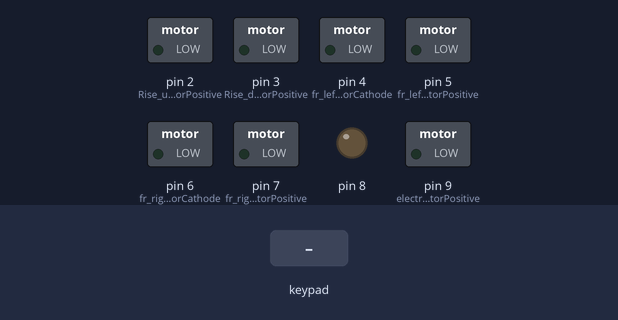
Bench run of a sketch on a simulated Arduino Uno, built with avr-gcc and run on an emulated ATmega328P. On the bench: switched loads named in the sketch (green lamp = pin HIGH), output pins drawn as LEDs (lit = HIGH). The test bench sets the inputs (shaded band). What the sketch prints to the serial monitor is not drawn.

Above: at 1.7 s.
1.8 s: key 'U' pressed
At 2.0 s:
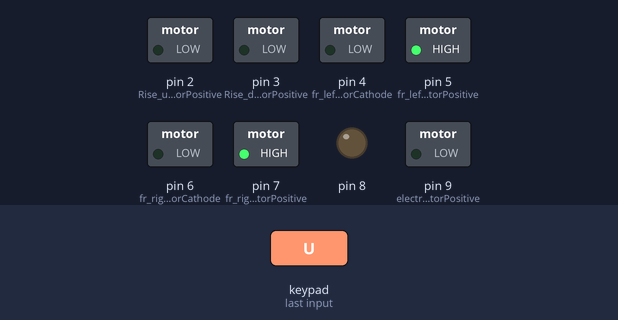
3.7 s: key 'D' pressed
At 3.91 s:
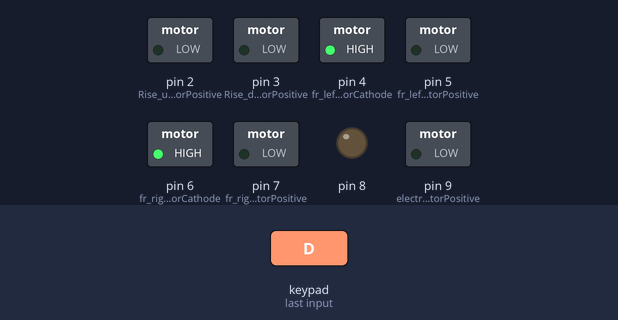
5.6 s: key 'R' pressed
At 5.8 s:
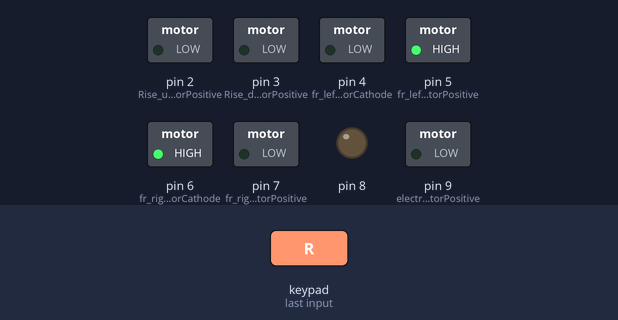
7.5 s: key 'X' pressed
At 7.7 s:
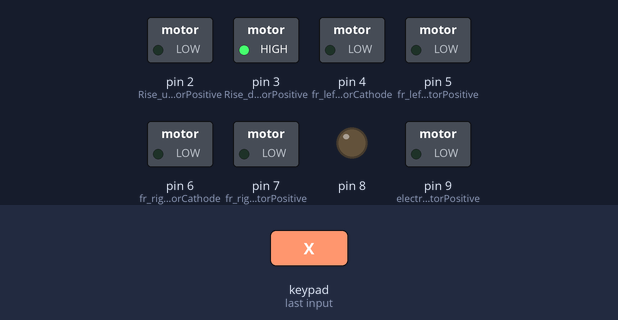
9.4 s: key 'S' pressed
At 10.6 s:
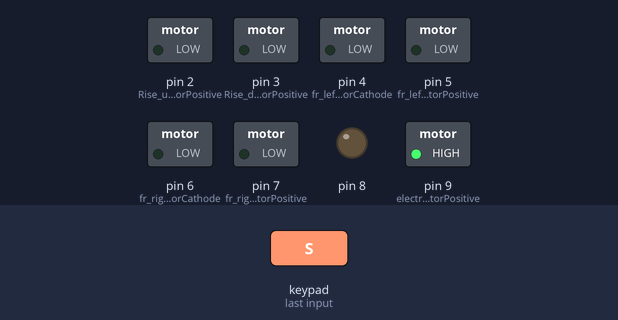
10.9 s: key 'T' pressed
At 11.11 s:
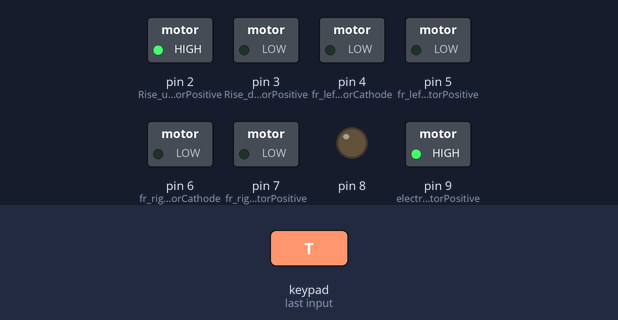
Timing chart, 0 to 13.8 s (numbered marks = the images above; inputs shaded):
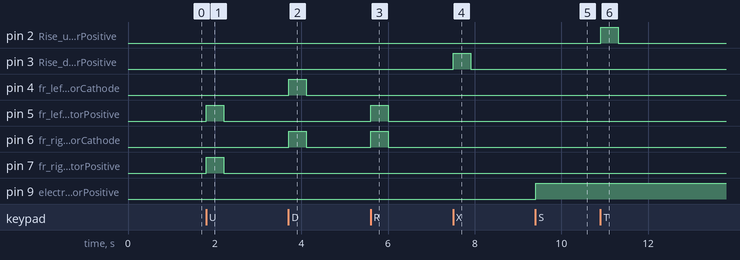

The sketch:

chache.ino
```cpp
/*
 Name:    chache
 Created: 2018/10/17 14:47:53
 Author:  huang
*/

#include <Wire.h>
#include <PS2X_lib.h>       //PS2ÊÖ±ú
PS2X ps2x;
	   //////////PS2Òý½Å//////////////////Ò»¹²4¸öÐÅºÅÒý½Å
#define PS2_DAT        10  // DI
#define PS2_CMD        11  //  DO
#define PS2_SEL        12   //CS
#define PS2_CLK        13  //CLK

#define fr_left_motorPositive 5
#define fr_left_motorCathode 4
#define fr_right_motorPositive 7
#define fr_right_motorCathode 6
#define Rise_up_motorPositive 2
#define Rise_down_motorPositive 3
#define electromagnet_motorPositive 9

int turn_speed = 255;  //±ØÐë´óÓÚ180£¬·ñÔòÂí´ï´ø²»¶¯
unsigned char servo, PS2_LY, PS2_LX, PS2_RY, PS2_RX, PS2_KEY;  //¶¨ÒåÏà¹ØµÄ±äÁ¿
void(*resetFunc) (void) = 0;// Reset func

void setup() {
	char error;
	Serial.begin(115200);        //¿ªÆô´®¿Ú
	delay(500);
	error = ps2x.config_gamepad(PS2_CLK, PS2_CMD, PS2_SEL, PS2_DAT, false, false);//PS2¿ØÖÆ
	pinMode(fr_left_motorPositive, OUTPUT);
	pinMode(fr_left_motorCathode, OUTPUT);
	pinMode(fr_right_motorPositive, OUTPUT);
	pinMode(fr_right_motorCathode, OUTPUT);
	pinMode(Rise_up_motorPositive, OUTPUT);
	pinMode(Rise_up_motorPositive, OUTPUT);
	pinMode(electromagnet_motorPositive, OUTPUT);
}


void loop()
{
	ps2x.read_gamepad(true, 1); //¶ÁPS2°´¼ü ÏÂÃæ¼¸ÐÐÊÇ¶ÁXY×ø±ê
	PS2_LX = ps2x.Analog(PSS_LX);
	PS2_LY = ps2x.Analog(PSS_LY);
	PS2_RX = ps2x.Analog(PSS_RX);
	PS2_RY = ps2x.Analog(PSS_RY);
	ps2_read_motor();
	motor_speed();
	//car_run();
	electromagnet_run();
	PS2_button_car();
	delay(10);
}

//µç´ÅÌú
void electromagnet_run() {
	if (ps2x.Button(PSB_SQUARE))
	{
		analogWrite(electromagnet_motorPositive, 255);
		analogWrite(8, 0);
		Serial.println("electromagnet_run!");
	}
	else if (ps2x.Button(PSB_CIRCLE))
	{
		analogWrite(electromagnet_motorPositive, 0);
		analogWrite(8, 0);
		Serial.println("electromagnet_stop!");
	}
}

void PS2_button_car() {
	if (ps2x.Button(PSB_PAD_DOWN))
	{
		analogWrite(fr_left_motorPositive, 0);
		analogWrite(fr_left_motorCathode, turn_speed);
		analogWrite(fr_right_motorPositive, 0);
		analogWrite(fr_right_motorCathode, turn_speed);
		Serial.println("car up!");
	}
	else if (ps2x.Button(PSB_PAD_UP))
	{
		analogWrite(fr_left_motorPositive, turn_speed);
		analogWrite(fr_left_motorCathode, 0);
		analogWrite(fr_right_motorPositive, turn_speed);
		analogWrite(fr_right_motorCathode, 0);
		Serial.println("car down!");
	}
	else if (ps2x.Button(PSB_PAD_LEFT))
	{
		analogWrite(fr_left_motorPositive, 0);
		analogWrite(fr_left_motorCathode, turn_speed);
		analogWrite(fr_right_motorPositive, turn_speed);
		analogWrite(fr_right_motorCathode, 0);
		Serial.println("car rihgt!");
	}
	else if (ps2x.Button(PSB_PAD_RIGHT))
	{
		analogWrite(fr_left_motorPositive, turn_speed);
		analogWrite(fr_left_motorCathode, 0);
		analogWrite(fr_right_motorPositive, 0);
		analogWrite(fr_right_motorCathode, turn_speed);
		Serial.println("car left!");

	}
	else
	{
		analogWrite(fr_left_motorPositive, 0);
		analogWrite(fr_left_motorCathode, 0);
		analogWrite(fr_right_motorPositive, 0);
		analogWrite(fr_right_motorCathode, 0);
		Serial.println("car rihgt!");
	}
}

void car_run() {
	if (PS2_LY < 125 && PS2_LX < 125) //×óÇ°ÐÐ  OK
	{
		int trun1 = 2 * (128 - PS2_LX);
		analogWrite(fr_left_motorPositive, turn_speed);
		analogWrite(fr_left_motorCathode, 0);
		analogWrite(fr_right_motorPositive, trun1);
		analogWrite(fr_right_motorCathode, 0);
		Serial.println("car left!");
	}
	else if (PS2_LY < 125 && PS2_LX>131)//ÓÒÇ°ÐÐ
	{
		int trun2 = 2 * (PS2_LX - 128);
		analogWrite(fr_left_motorPositive, trun2);
		analogWrite(fr_left_motorCathode, 0);
		analogWrite(fr_right_motorPositive, turn_speed);
		analogWrite(fr_right_motorCathode, 0);
		Serial.println("car rihgt!");
	}

	else if (PS2_LY > 131 && PS2_LX < 125)//×óºóÐÐ  OK
	{
		int trun3 = 2 * (128 - PS2_LX);
		analogWrite(fr_left_motorPositive, 0);
		analogWrite(fr_left_motorCathode, trun3);
		analogWrite(fr_right_motorPositive, 0);
		analogWrite(fr_right_motorCathode, turn_speed);
		Serial.println("car back left!");

	}
	else if (PS2_LY > 131 && PS2_LX > 131)
	{
		int trun4 = 2 * (PS2_LY - 128);  //ÓÒºóÐÐ   OK
		analogWrite(fr_left_motorPositive, 0);
		analogWrite(fr_left_motorCathode, turn_speed);
		analogWrite(fr_right_motorPositive, 0);
		analogWrite(fr_right_motorCathode, trun4);
		Serial.println("car back right!");
	}
	else if (PS2_LY <= 125 && (PS2_LX >= 125 && PS2_LX <= 131))  //Ç°Ö±ÐÐOK
	{
		analogWrite(fr_left_motorPositive, turn_speed);
		analogWrite(fr_left_motorCathode, 0);
		analogWrite(fr_right_motorPositive, turn_speed);
		analogWrite(fr_right_motorCathode, 0);
		Serial.println("car up!");
	}
	else if (PS2_LY >= 131 && (PS2_LX >= 125 && PS2_LX <= 131))  //ºóÖ±ÐÐ OK
	{
		analogWrite(fr_left_motorPositive, 0);
		analogWrite(fr_left_motorCathode, turn_speed);
		analogWrite(fr_right_motorPositive, 0);
		analogWrite(fr_right_motorCathode, turn_speed);
		Serial.println("car down!");
	}
	else {
		analogWrite(fr_left_motorPositive, 0);
		analogWrite(fr_left_motorCathode, 0);
		analogWrite(fr_right_motorPositive, 0);
		analogWrite(fr_right_motorCathode, 0);
		Serial.println("car STOP!");
	}
}

//Éý½µÂí´ï
void ps2_read_motor() {
	if (ps2x.Button(PSB_TRIANGLE))
	{
		analogWrite(Rise_up_motorPositive, turn_speed);
		analogWrite(Rise_down_motorPositive, 0);
		Serial.println("Rise_up!");
	}
	else if (ps2x.Button(PSB_CROSS))
	{
		analogWrite(Rise_up_motorPositive, 0);
		analogWrite(Rise_down_motorPositive, turn_speed);
		Serial.println("Rise_down!");
	}
	else
	{
		analogWrite(Rise_up_motorPositive, 0);
		analogWrite(Rise_down_motorPositive, 0);
		Serial.println("Rise_stop!");
	}
}


// µ÷½ÚËùÓÐÂí´ïµÄÔËÐÐËÙ¶È
void motor_speed() {
	if (ps2x.Button(PSB_L1))
	{
		turn_speed = turn_speed + 10;
		Serial.println("MOTOR TRUN SPEED:" + turn_speed);
	}
	else if (ps2x.Button(PSB_L2))
	{
		turn_speed = turn_speed - 10;
		Serial.println("MOTOR TRUN SPEED:" + turn_speed);
	}
	else
	{
		turn_speed = turn_speed;
		Serial.println("MOTOR TRUN SPEED:" + turn_speed);
	}
}
```

Measured:
- after the input at 1.8 s, pin 5 (fr_left_motorPositive), pin 7 (fr_right_motorPositive): LOW → HIGH at once, → LOW 0.40 s later
- after the input at 3.7 s, pin 4 (fr_left_motorCathode), pin 6 (fr_right_motorCathode): LOW → HIGH at once, → LOW 0.40 s later
- after the input at 5.6 s, pin 5 (fr_left_motorPositive), pin 6 (fr_right_motorCathode): LOW → HIGH at once, → LOW 0.40 s later
- after the input at 7.5 s, pin 3 (Rise_down_motorPositive): LOW → HIGH at once, → LOW 0.40 s later
- after the input at 9.4 s, pin 9 (electromagnet_motorPositive): LOW → HIGH at once
- after the input at 10.9 s, pin 2 (Rise_up_motorPositive): LOW → HIGH at once, → LOW 0.40 s later
